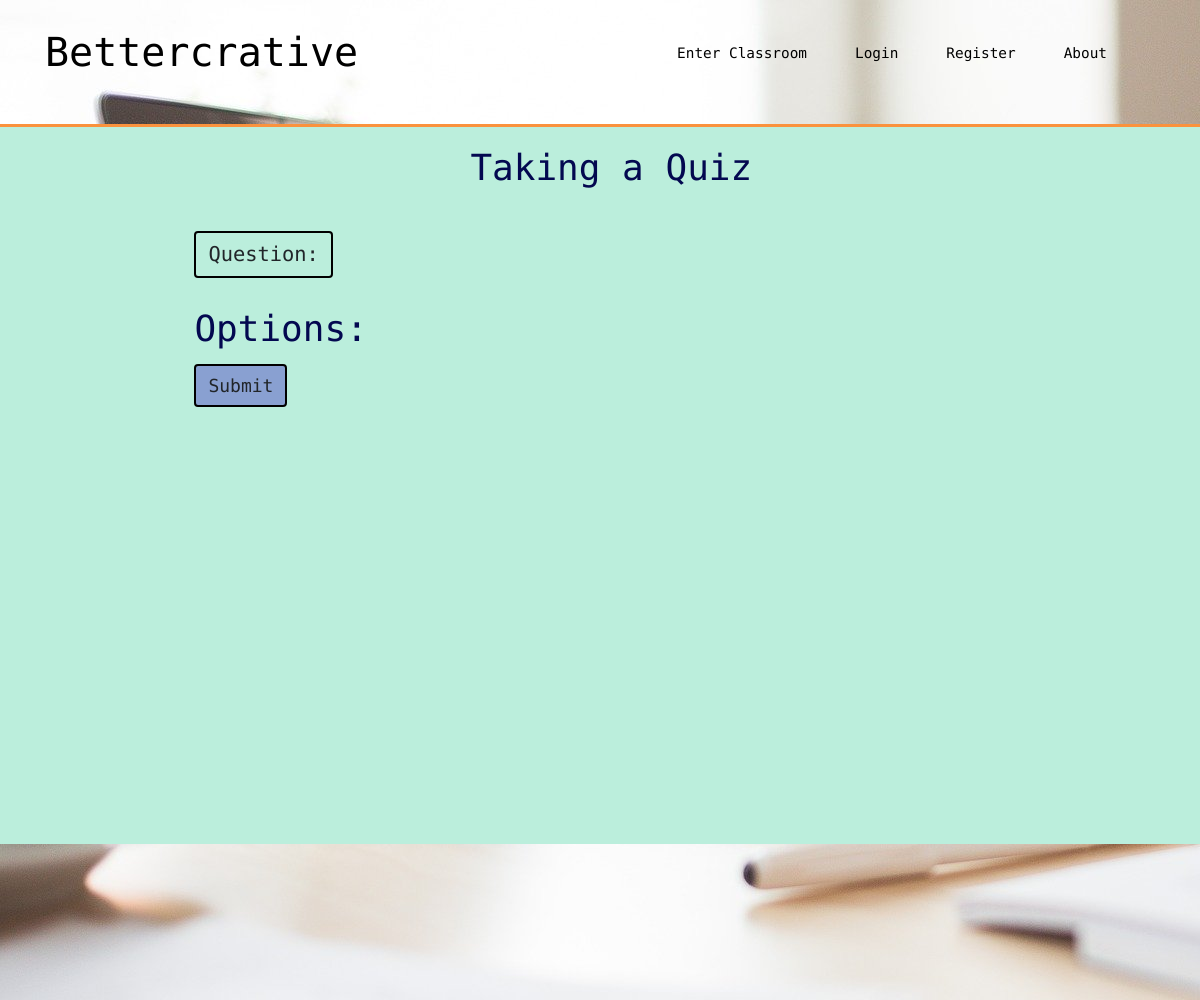
Before: /classroom/3 with the older database file.
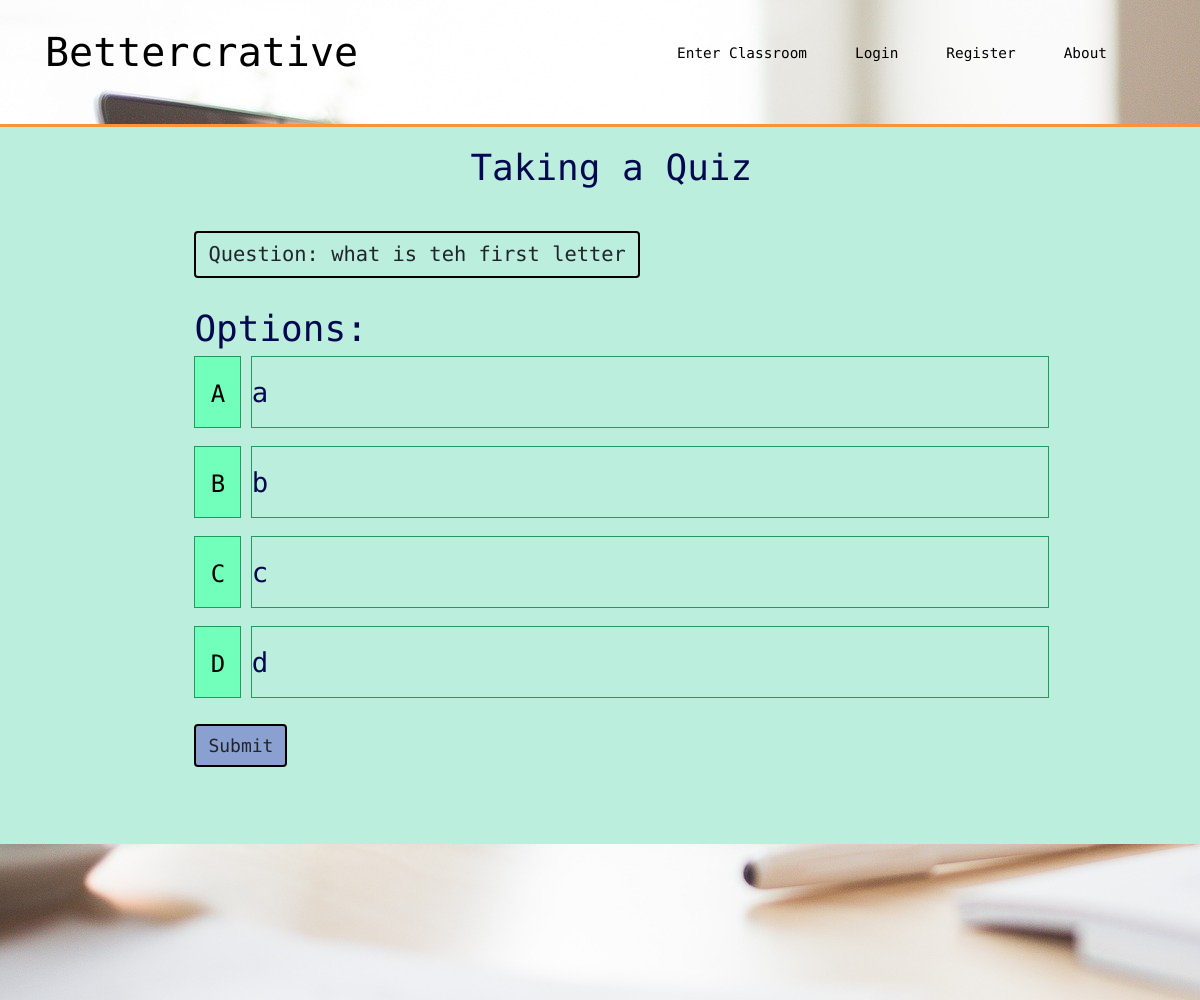
After: the same page with the newer database file.
### bettercrative/models.py (models this page shows, shortened)
class Quiz(db.Model):
    id = db.Column(db.Integer, primary_key=True)
    name = db.Column(db.String(50), unique=True, nullable=False)
    question_content = db.Column(db.String, nullable=False)
    question_answers = db.relationship('Answer', backref='quiz', lazy=True, collection_class=list,
                                       cascade="all, delete, delete-orphan")
    date_created = db.Column(db.Date, nullable=False, default=datetime.today())
    user_id = db.Column(db.Integer, db.ForeignKey('user.id'), nullable=False)
    classroom_host_id = db.Column(db.Integer, db.ForeignKey('classroom.id'), nullable=True)
    active_question = db.Column(db.String, nullable=True)
    questions = db.relationship('Question', backref='quiz', lazy=True, collection_class=list, cascade="all, delete, delete-orphan")

class Answer(db.Model):
    id = db.Column(db.Integer, primary_key=True)
    content = db.Column(db.Text, nullable=False)
    quiz_id = db.Column(db.Integer, db.ForeignKey('quiz.id'), nullable=False)
    correct = db.Column(db.Boolean, nullable=False, default=False)

### bettercrative/classrooms/routes.py (the view)
@classrooms.route("/classroom/<int:classroom_id>", methods=['GET', 'POST'])
def classroom(classroom_id):
    classroom = Classroom.query.get_or_404(classroom_id)
    quizzes = classroom.added_quizzes
    if current_user.is_authenticated:
        return render_template('classroom.html', title=classroom.name, classroom=classroom) #, active_quiz=active_quiz <- THIS WAS REMOVED FROM END OF THIS LINE
    else:
        quiz = Quiz.query.filter_by(classroom_host_id=classroom_id).first()
        return render_template('take_quiz.html', title='TakeQuiz', classroom=classroom, quiz=quiz)
        print(classroom_id)
        return render_template('take_quiz.html', classroom_id=classroom_id)

### bettercrative/templates/take_quiz.html (shortened to what this page needs)
{% extends "layout.html" %}
{% block content %}
<div class = "multiple-choice">
         <span class = "Taking-a-Quiz">Taking a Quiz</span>
        <div class = "answerchoices">
            <div class = "menu" style = "margin-left:15vw; margin-top: ">
                <form action="" method='POST'>
                        <span class = "btn" style = "font-size:1.7vw; margin-top:3vw;"> Question: {{ quiz.question_content }} </span>
                        <div class =  "options">
                            <span> Options:</span>
                                <div class ="Student-Answers">
                                {%for eachanswer in quiz.question_answers%}
                                <div class = "answerContainer reset">
                                    <div class = "answerChoice">
                                        <span class = "choice"> <input type = "button" name="studentResponse" value = '{{"ABCD"[loop.index0]}}' class ="response"></span>
                                        <div class = "answerBox">
                                            <div class = "answerBox-answer">
                                                {{eachanswer.content}}
                                            </div>
                                        </div>
                                    </div>
                                {%endfor%}
                                <button type="submit" class="btn Taking-a-Quiz-Submit" style="background-color:rgb(137, 160, 209);">Submit</button>
                                </div>
                        </div>
                </form>
            </div>
        </div>
{% endblock  %}

### bettercrative/templates/layout.html (shortened to what this page needs)
<!DOCTYPE html>
<html lang="en">
<head>
    <link href="https://stackpath.bootstrapcdn.com/bootstrap/4.4.1/css/bootstrap.min.css"
 rel="stylesheet">
    <link href="{{ url_for('static', filename='vendor/fontawesome-free/css/all.min.css')}}" rel="stylesheet" type="text/css">
    <link href="{{ url_for('static', filename='main.css') }}" rel="stylesheet" type="text/css">
</head>
<body id = "body">
<div class="transparent-background">
        <header>
            <nav class="nav">
                <div class="container">
                    <div class="logo">
                        <a href="{{ url_for('main.home') }}">Bettercrative</a>
                    </div>
                    <div class="listofcontents" id="navlistcontents">
                        <ul class="navlinks">
                            {% if current_user.is_authenticated %}
                            <li><a href="{{ url_for('main.about') }}"> About </a></li>
                            <li><a href="{{ url_for('users.account') }}"> Account </a></li>
                            <li><a href="{{ url_for('users.logout') }}"> Logout </a></li>
                            {% else %}
                            <li><a href="{{ url_for('classrooms.enter_classroom') }}"> Enter Classroom </a></li>
                            <li><a href="{{ url_for('users.login') }}"> Login </a></li>
                            <li><a href="{{ url_for('users.register') }}"> Register </a></li>
                            <li><a href="{{ url_for('main.about') }}"> About </a></li>
                            {% endif %}
                        </ul>
                    </div>
                </div>
            </nav>
        </header>
    <section class="home-section">
        {% block content %}
        {% endblock %}
    </section>
</div>
</body>
</html>

### bettercrative/static/main.css (style rules this page uses)
body { background-attachment: fixed; font-family: 'Open Sans Condensed'; font-size: 180%; background-image: url("images/laptopmono.jpg"); }
* { box-sizing: border-box; }
section { opacity: 100%; }
body:after { content: ' '; display: block; position: absolute; left: 0; top: 0; z-index: -1; width: 100%; height: 100%; }
.nav { z-index: 3; width: 100%; height: 65px; position: fixed; line-height: 65px; text-align: center; }
.nav div.logo { float: left; width: auto; height: auto; }
.nav div.logo a { text-decoration: none; color: black; font-size: 2.5rem; font-family: 'Source Code Pro', monospace; }
.nav div.listofcontents { height:65px; float:right; font-size:1.5vw; overflow: hidden; }
.nav div.listofcontents a { text-decoration: none; color: black; font-family: 'Source Code Pro', monospace; }
.nav div.listofcontents ul { width: 100%; height: 65px; display: flex; list-style: none; margin: 0; padding: 0; font-size: 1.2vw; }
.nav div.listofcontents li { width: auto; height: 65px; padding: 0; padding-right:3rem; }
.nav { padding-top: 20px; padding-bottom: 20px; -webkit-transform: all 0.4s ease; transition: all 0.4s ease; }
.transparent-background { background-image: url("images/laptopmono.jpg"); }
.home-section { width: 100%; padding-top: 40px; height: 1000px; }
div.multiple-choice { padding: 1em; position: relative; background-color: rgb(187, 238, 220); border-top: 3px solid rgb(250, 146, 61); padding-right: 4.6em; min-height:15em; height: 50vw; }
div.reset::after { content: ""; display: table; clear: both; }
div.answerChoice { margin-bottom: .5em; position: relative; float: left; width: 100%; }
span.choice { float: left; width: 5%; padding:.53em 0; background:rgb(113,255,187); border: 1px solid rgb(30,155,95); text-align: center; font-size: 2.28vw; }
div.answerBox { width: 85%; float: left; margin-left: 1%; border: 1px solid rgb(30,155,95); padding: .53em 0; font-size: 2.28vw; }
.btn { border: 2px solid black; }
span.Taking-a-Quiz { font-size:3vw; margin-left:38vw; }
button.btn.Taking-a-Quiz-Submit { font-size:1.5vw; }
div.options { font-size:3vw; margin-top:2vw; }
.response { background:transparent; font-size:2vw; border:none; }

### bettercrative/templates/take_quiz.html (style rules this page uses)
div.multiple-choice { color:rgb(3, 8, 80); font-family: "Source Code Pro"; font-size:1.2vw; height:60vw; }
div.multiple-choice { margin-top: 7vw; }

Changed rows visible on the page:
now on this page (row edited): Quiz: question_content "what is teh first letter"
now on this page (row unchanged): Answer: content "a"
now on this page (row unchanged): Answer: content "b"
now on this page (row unchanged): Answer: content "c"
now on this page (row unchanged): Answer: content "d"
